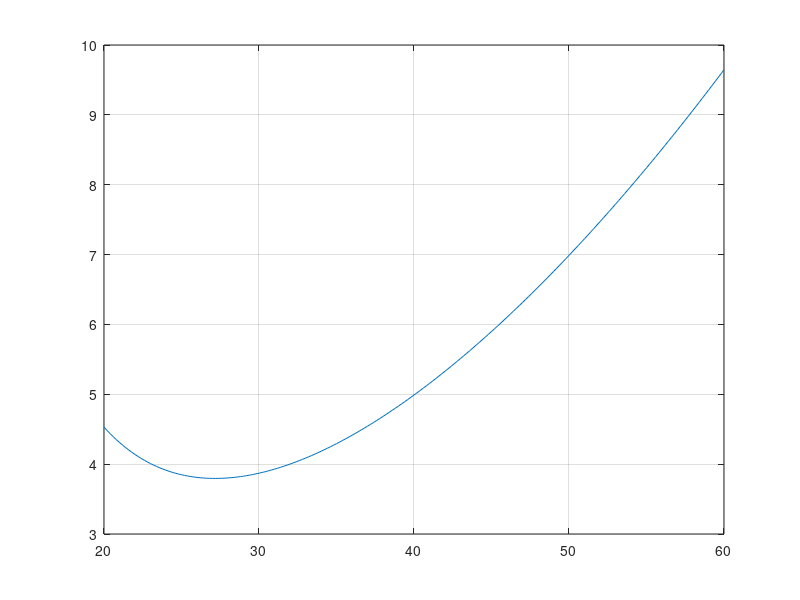

MATLAB code to generate this figure: (Note: this script raises an error after producing the figure.)
clear, clc, close all
%% inputs/constants
span = 72/12; %ft
rho = .002377;      %slugs/ft^3 (density at 0 ft)
Sref = 575.72/144; %ft^2 (wing area from cad model)
Weight = 4.5; %lbs (this is just from what I'm remembering, could be wrong)
CD0 = 0.01572257; %from CFD
CLmax = 0.3146053; %from CFD
e = .8; %approximation
%% Calculating aircraft parameters

AR = span^2/Sref;
K = 1/(pi*e*AR);
%% Thrust=Drag 
% uses Drag = q*CD0*Sref+(2*W^2/(rho*Sref*V^2)) = Thrust
Velocities_MPH = 20:.2:60;
Velocities_FT_s = Velocities_MPH*5280/3600;
q = Velocities_FT_s.^2*rho/2;
Drag_lbf = q.*CD0*Sref+(2*K*Weight^2)./(rho*Sref*Velocities_FT_s.^2);
Drag_oz = Drag_lbf*16;
angles = atan(Drag_lbf);

%% Finding velocities
velocity_stall = sqrt(2*Weight/(Sref*CLmax*rho))*3600/5280; %MPH
velocity_cruise_max_loiter = Velocities_MPH((Velocities_FT_s.*Drag_lbf==min(Velocities_FT_s.*Drag_lbf))); %MPH
velocity_cruise_max_range = Velocities_MPH((angles == min(angles))); %MPH

%% Plotting
plot(Velocities_MPH,Drag_oz);
grid on
hold on
xline(velocity_stall,"red");
xline(velocity_cruise_max_range,"blue");
xline(velocity_cruise_max_loiter,"green");
xlim([0,inf])
ylim([0,inf])
legend("Thrust req","stall velocity @ "+velocity_stall+"mph",...
    "Max range cruise velocity @ "+velocity_cruise_max_range+" mph"...
    ,"Max loiter time cruise Velocity @ "+velocity_cruise_max_loiter+" mph");
